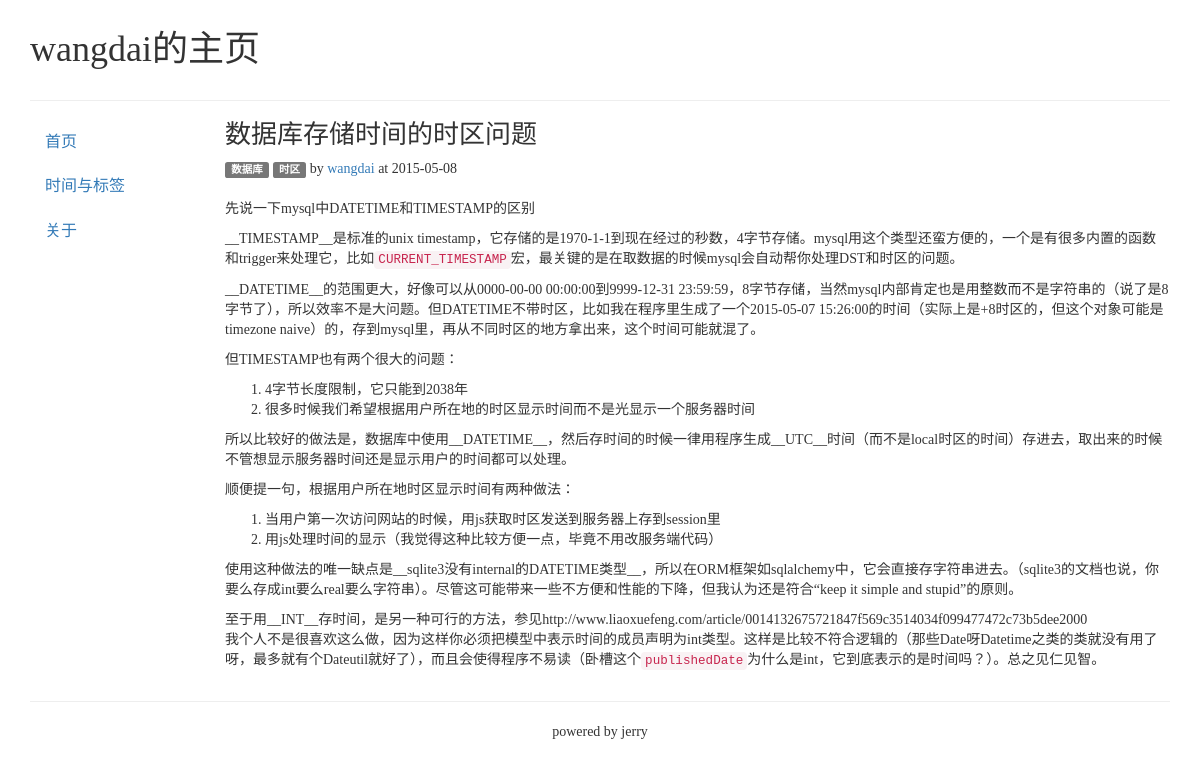
/posts/1, run on the app's committed database.
### jerry/models.py (models this page shows, shortened)
class Post(MODEL_BASE):
    __tablename__ = 'post'
    id = Column(Integer, primary_key=True)
    title = Column(String(100), nullable=False)
    author_id = Column(Integer, ForeignKey('author.id'), nullable=False)
    html = Column(Text, nullable=False)
    markdown = Column(Text, nullable=False)
    published = Column(DateTime, nullable=False, default=datetime.utcnow())
    modified = Column(DateTime, nullable=False, default=datetime.utcnow())
    status = Column(String(10), nullable=False, default='normal')
    author = relationship('Author', backref='posts')
    tags = relationship('Tag', secondary=PostTag.__table__, backref='posts')

class Tag(MODEL_BASE):
    __tablename__ = 'tag'
    id = Column(Integer, primary_key=True)
    name = Column(String(40), nullable=False, unique=True)

class Author(MODEL_BASE):
    __tablename__ = 'author'
    id = Column(Integer, primary_key=True)
    name = Column(String(40), nullable=False, unique=True)
    password = Column(String(60), nullable=False)

### jerry/views.py (the view)
@APP.route('/posts/<post_id>', methods=['GET'])
def post_get(post_id):
    db = g.db
    post = db.query(Post).filter_by(id=post_id).first()
    return render_template('post.html', post=post)

### jerry/__init__.py (called while the page is built)
def date_format(date, format_string='%Y-%m-%d'):
    return date.strftime(format_string)

### jerry/views.py (called while the page is built)
@APP.before_request
def before_request():
    g.db = DB_SESSION()

@APP.teardown_request
def teardown_request(exception):
    db = getattr(g, 'db', None)
    if db is not None:
        db.close()

### jerry/templates/post.html (shortened to what this page needs)
{% extends "base.html" %}
{% block link %}<link rel="stylesheet" href="/static/css/pygments.css">{% endblock %}
{% block content %}
{% if post %}
<div class="post-meta" style="margin-bottom:20px;">
    <h2 style="margin-top:0; font-size:26px;">{{post.title}}</h2>
    <div>
        {% for tag in post.tags %}<a href="/?tag={{tag.id}}"><span class="label label-default">{{tag.name}}</span></a> {% endfor %}
        by <a href="/?author={{post.author.id}}">{{post.author.name}}</a> at {{post.published|date_format}}
    </div>
</div>
<div class="post-content">
    {{post.html|safe}}
</div>
{% endif %}
{% endblock %}

### data on the page
Post: title "数据库存储时间的时区问题", published "2015-05-08", html "先说一下mysql中DATETIME和TIMESTAMP的区别 __TIMESTAMP__是标准的unix timestamp，它存储的是1970-1-1到现在经过的秒数，4字节存储。mysql用这个类型还蛮方便的，一个是有很多内置的函数和trigger来处理它，比如 CURRENT_TIMESTAMP 宏，最关键的是在取数据的时候mysql会自动帮你处理DST和时区的问题。 __DATETIME__的范围更大，好像可以从0000-00-00 00:00:00到9999-12-31 23:59:59，8字节存储，当然mysql内部肯定也是用整数而不是字符串的（说了是8字节了），所以效率不是大问题。但DATETIME不带时区，比如我在程序里生成了一个2015-05-07 15:26:00的时间（实际上是+8时区的，但这个对象可能是timezone naive）的，存到mysql里，再从不同时区的地方拿出来，这个时间可能就混了。 但TIMESTAMP也有两个很大的问题： 4字节长度限制，它只能到2038年 很多时候我们希望根据用户所在地的时区显示时间而不是光显示一个服务器时间 所以比较好的做法是，数据库中使用__DATETIME__，然后存时间的时候一律用程序生成__UTC__时间（而不是local时区的时间）存进去，取出来的时候不管想显示服务器时间还是显示用户的时间都可以处理。 顺便提一句，根据用户所在地时区显示时间有两种做法： 当用户第一次访问网站的时候，用js获取时区发送到服务器上存到session里 用js处理时间的显示（我觉得这种比较方便一点，毕竟不用改服务端代码）…"
Tag: name "数据库"
Tag: name "时区"
Author: author.name "wangdai"
